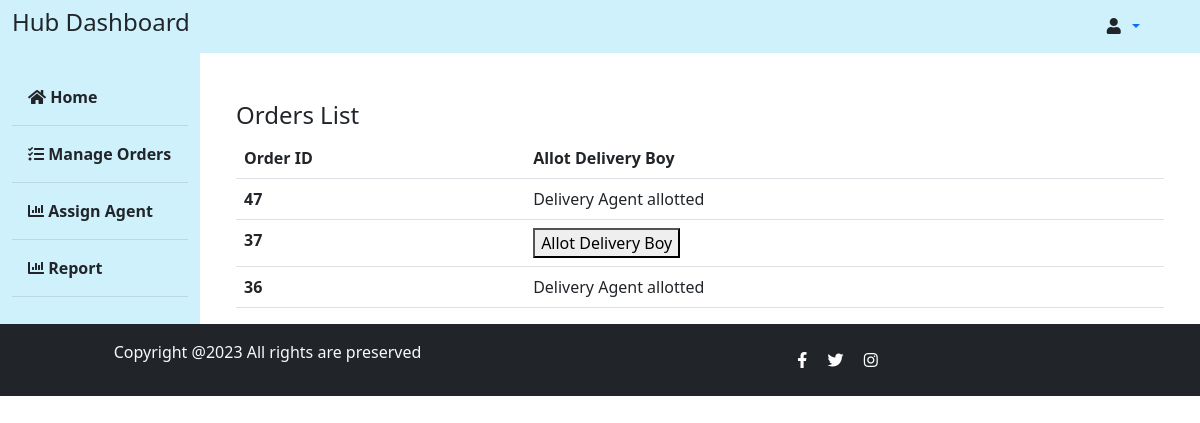
Before: /hub_agent_assign/ with the older database file.
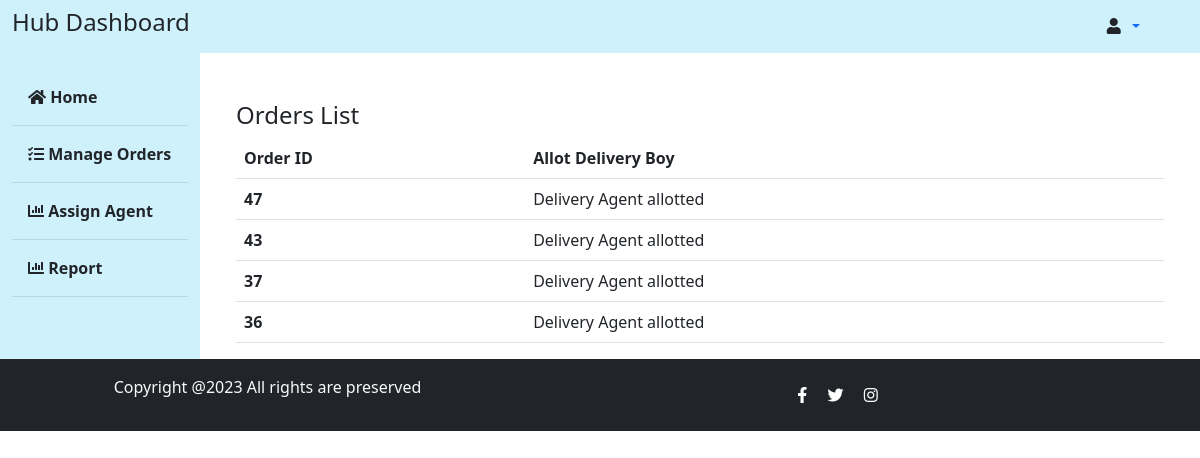
After: the same page with the newer database file.
### agriselect/models.py (models this page shows, shortened)
class Order(models.Model):
    class PaymentStatusChoices(models.TextChoices):
        PENDING = 'pending', 'Pending'
        SUCCESSFUL = 'successful', 'Successful'
        FAILED = 'failed', 'Failed'
    class OrderStatusChoices(models.TextChoices):
        REQUESTED = 'Requested', 'Requested'
        DISPATCHED = 'Dispatched', 'Dispatched'
        DELIVERED = 'Delivered', 'Delivered'
    user = models.ForeignKey(CustomUser, on_delete=models.CASCADE)
    cart_items = models.ManyToManyField('CartItem')  # Assuming the CartItem model has a reference to Product
    total_price = models.DecimalField(max_digits=10, decimal_places=2)
    order_date_only = models.DateField(default=timezone.now)
    order_date = models.DateTimeField(auto_now_add=True)
    razorpay_order_id = models.CharField(max_length=255, default=None)
    shipping_address = models.ForeignKey(Address, on_delete=models.SET_NULL, null=True, blank=True)
    payment_status = models.CharField(
        max_length=20, choices=PaymentStatusChoices.choices, default=PaymentStatusChoices.PENDING)
    order_status = models.CharField(
        max_length=20, choices=OrderStatusChoices.choices, default=OrderStatusChoices.REQUESTED)
    accepted_by_store = models.BooleanField(default=False)
    picked_by_agent = models.BooleanField(default=False)
    ready_for_pickup = models.BooleanField(default=False)  # New field
    otp = models.CharField(max_length=100, default='Null')
    verified = models.BooleanField(default=False)

### agriselect/views.py (the view)
# urls.py: path('hub_agent_assign/', views.hub_agent_assign, name='hub_agent_assign'),
def hub_agent_assign(request):
    user=request.user
    distinct_order_ids = Order.objects.filter(
        accepted_by_store=True
    ).values('id').distinct()
    show_orders = Order.objects.filter(id__in=distinct_order_ids)
    return render(request, 'hub_agent_assign.html', {'show_orders': show_orders})

### template/hub_agent_assign.html (shortened to what the changed rows need)
{% load static %}
<!DOCTYPE html>
<html lang="en">
<head>
    <link href="https://cdn.jsdelivr.net/npm/bootstrap@5.3.0-alpha1/dist/css/bootstrap.min.css" rel="stylesheet">
    <link rel="stylesheet" href="https://cdnjs.cloudflare.com/ajax/libs/font-awesome/5.15.3/css/all.min.css">
</head>
<body>
    <div class="container-fluid">
        <div class="row">
            <main class="col-md-9 ms-sm-auto col-lg-10 px-md-4">
                <div class="container mt-5">
                    <table class="table">
                        <thead>
                            <tr>
                                <th>Order ID</th>
                                <th>Allot Delivery Boy</th>
                            </tr>
                        </thead>
                        <tbody>
                            {% for order in show_orders|dictsortreversed:"order_date" %}
                            <tr>
                                <td><b>{{ order.id }}</b></td>
                                {% if order.assigneddeliveryagent_set.all %}
                                <td>Delivery Agent allotted</td>
                            {% else %}
                                <td>
                                    <form action="{% url 'allot_del_boy' order.id %}">
                                        <button type="submit">Allot Delivery Boy</button>
                                    </form>
                                </td>
                            {% endif %}
                        </tr>
                        {% endfor %}
                    </tbody>
                </table>
                </div>
            </main>
        </div>
    </div>
    </body>
</html>

Changed rows visible on the page:
now on this page (row edited): Order: id "43", shows "Delivery Agent allotted"
changed Order id 37: text "Allot Delivery Boy" → "Delivery Agent allotted"
